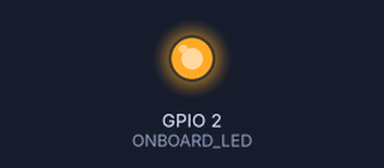
This program was run on a simulated ESP32. Parts: output pins drawn as LEDs (lit = HIGH). WiFi joins after 1.5 s; servers stay silent unless stated; not simulated (calls return 0 or success): secrets.h; what the program prints to the serial monitor is not drawn.

Above: at 1.8 s.
At 2.6 s:
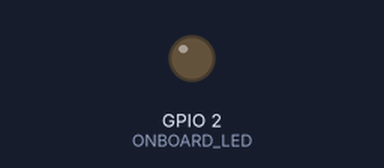
Timing chart, 0 to 4.1 s (numbered marks = the images above):
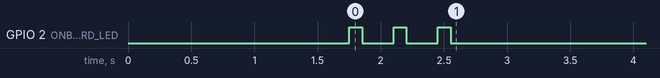

The program:

main.cpp
```cpp
#include <Arduino.h>
#include <Wire.h>
#include <Adafruit_PWMServoDriver.h> //For PSA9685 - add this to PlatformIO.ini: 'lib_deps = adafruit/Adafruit PWM Servo Driver Library@^2.4.0'
#include <WiFi.h>                    // ESP32 WiFi include
#include <WiFiUdp.h>

//=====WIFI SETTINGS
#include "secrets.h" // My WiFi configuration. You can also directly edit SSID and WIFIPSWD below and comment this out
//#define SSID "Your Wifi AP SSID"
//#define WIFIPSWD "Your Wifi AP Password"

#define USE_WIFI_AND_UDP_FOR_FLYPTMOVER true
#define ALLOW_SERIAL_INPUT false
#define STREAM_SERIAL_OUTPUT false

#define NUM_ACTUATORS 6

//Other Hardware settings
#define ONBOARD_LED 2

//=====UDP COMMS SETTINGS
#define UDP_PORT 9777
#define INPUT_SIZE 255
char packetBuffer[INPUT_SIZE];
unsigned int localPort = UDP_PORT;
WiFiUDP Udp; // Creation of wifi Udp instance

//=====SERVO BOARD SETTINGS
// called this way, it uses the default address 0x40
Adafruit_PWMServoDriver board1 = Adafruit_PWMServoDriver(0x40);
//Adafruit_PWMServoDriver board2 = Adafruit_PWMServoDriver(0x41); //this is for a second board if for some reason you have more than 16 servos

// Depending on your servo make, the pulse width min and max may vary, you
// want these to be as small/large as possible without hitting the hard stop
// for max range. You'll have to tweak them as necessary to match your servos.

// You can watch video V1 here to understand the servos: http://youtu.be/y8X9X10Tn1k
// #define SERVOMIN 125 // this is the 'minimum' pulse length count (out of 4096)
// #define SERVOMAX 575 // this is the 'maximum' pulse length count (out of 4096)

// For the Smraza 10 Pcs SG90 9G Micro Servo Motor (https://www.amazon.com/gp/product/B07L2SF3R4)
// the max is 575 and at 60Hz setting the min to 128 puts the servo arm about 180degrees CW
// the from 575 position - so this works for a 0 to 180 degree range of motion;
// using these to set a 0 angle (141) and 180 angle (590)

//NOTE: Using these servos in a "linear" actuator doesn't result in linear motion.
#define SERVOMIN 128 // this is the 'minimum' pulse length count (out of 4096)
#define SERVOMAX 575 // this is the 'maximum' pulse length count (out of 4096)

int servoNumber = 0;
String inString = "";
int inputMode = 0; //0 = angle (default); 1 = pulse (direct, bypasses SERVOMAX/MIN settings); 3=off;

//declare functions
void blink_short();
int angleToPulse(int ang);
void ConnectToWiFi();

void setup()
{
  pinMode(ONBOARD_LED, OUTPUT);
  Serial.begin(9600);

  if (USE_WIFI_AND_UDP_FOR_FLYPTMOVER)
  {
    ConnectToWiFi();
  }
  Serial.println("==============================\n==========Servo Test==========\n==============================");
  if (ALLOW_SERIAL_INPUT)
  {
    Serial.println("Enter 'a' for entering angles; Enter 'p' for entering pulse width directly; or 'o' to turn off serial input control.");
    Serial.println("**WARNING** - Pulse width entries go to servo ignoring SERVOMAX or SERVOMIN and can cause damage ot servo.");
    Serial.println("\n====ENTER SERVO ANGLE TO MOVE SERVOS====\n");
  }
  board1.begin();
  // board2.begin(); //this is for adding mulitple boards if we arecontorlling more than 16 servos.
  board1.setPWMFreq(60); // Analog servos run at ~60 Hz updates
  //board2.setPWMFreq(60);
  //yield();
}

void loop()
{
  if (USE_WIFI_AND_UDP_FOR_FLYPTMOVER)
  {
    int packetSize = Udp.parsePacket();
    if (packetSize)
    {
      int len = Udp.read(packetBuffer, 255);
      if (len > 0)
        packetBuffer[len - 1] = 0;
      if (STREAM_SERIAL_OUTPUT)
      {
        Serial.print("Recieved (IP/Data): ");
        Serial.print(Udp.remoteIP()); //Serial.print(" / ");
        //Serial.print(packetSize);Serial.print(" / ");
        Serial.println(packetBuffer);
      }

      //FLYPTMOVER UDP OUTPUT SHOULD BE SET UP TO SEND THE FOLLOWING:
      //STRING OF 6 AXIS POSITIONS USING DECIMAL FORMAT ON A 12 BIT SCALE (0 TO 4095)
      //EACH AXIS IS SEPARATED BY A ';' (e.g., "2295;1367;3548;2512;1971;745;")

      //Parse the UDP input string and send update positions to the number of actuators connected.
      int count = 0;
      // Read each command pair
      char *axis = strtok(packetBuffer, ";");
      while (axis != 0)
      {
        int actpos = atoi(axis);
        float scaledpos = 180 - ((actpos * 1.0f) / 4096.0f) * 180.;
        if (STREAM_SERIAL_OUTPUT)
        {
          Serial.print(count);
          Serial.print(": ");
          Serial.print(actpos);
          Serial.print(" scaled: ");
          Serial.println(scaledpos);
        }
        if (count < NUM_ACTUATORS)
        {
          board1.setPWM(count, 0, angleToPulse(scaledpos));
          if (STREAM_SERIAL_OUTPUT)
          {
            Serial.print("Servo ");
            Serial.print(count);
            Serial.print(" updated.");
          }
        }
        // Find the next command in input string
        axis = strtok(0, ";");
        count++;
      }
    }
  }
  if (ALLOW_SERIAL_INPUT)
  {
    while (Serial.available() > 0)
    {
      inString = Serial.readString();
      if (STREAM_SERIAL_OUTPUT)
      {
        Serial.print("Value:");
        Serial.println(inString.toInt());
        Serial.print("String:");
        Serial.println(inString);
      }
      if (inString == "a")
      {
        Serial.println("Angle Mode");
        inputMode = 0;
      }
      else if (inString == "p")
      {
        Serial.println("Pulse Mode; ***WARNING - NO SERVOMIN/SERVOMAX PROTECTION PROVIDED.");
        inputMode = 1;
      }
      else if (inString == "o")
      {
        Serial.println("Actuator input mode off.");
        inputMode = 1;
      }
      else
      {
        if (inputMode == 0) //Angle Input
        {
          int state = inString.toInt();

          if ((state < 0) || (state > 180))
          {
            Serial.print(">");
            Serial.println(state);
            Serial.println("Angle outside allowed range.");
          }

          if (state >= 0 && state <= 180)
          {
            Serial.print(">");
            Serial.println(state);
            Serial.print("turning servo to ");
            Serial.print(state);
            Serial.println(" degrees");
            for (int i = 0; i < NUM_ACTUATORS; i++)
            {
              board1.setPWM(i, 0, angleToPulse(state));
            }
          }
        }
        else if (inputMode == 1) //Pulse Input
        {
          int state = inString.toInt();

          Serial.print(">");
          Serial.println(state);
          Serial.print("sending servo ");
          Serial.print(state);
          Serial.println(" as pulse width.");
          for (int i = 0; i < NUM_ACTUATORS; i++)
          {
            board1.setPWM(i, 0, state);
          }
        }
      }
      // clear the string for new input:
      inString = "";
    }
  }
}

/*
 * angleToPulse(int ang)
 * gets angle in degree and returns the pulse width
 * also prints the value on seial monitor
 * written by Ahmad Nejrabi for Robojax, Robojax.com
 */
int angleToPulse(int ang)
{
  int pulse = map(ang, 0, 180, SERVOMIN, SERVOMAX); // map angle of 0 to 180 to Servo min and Servo max
  if (STREAM_SERIAL_OUTPUT)
  {
    Serial.print("Angle: ");
    Serial.print(ang);
    Serial.print(" pulse: ");
    Serial.println(pulse);
  }
  return pulse;
}

void blink_short()
{
  delay(250);
  digitalWrite(ONBOARD_LED, HIGH);
  delay(100);
  digitalWrite(ONBOARD_LED, LOW);
}

void ConnectToWiFi()
{

  WiFi.mode(WIFI_STA);
  WiFi.begin(SSID, WIFIPSWD);

  Serial.print("Connecting to ");
  Serial.println(SSID);
  uint8_t i = 0;
  while (WiFi.status() != WL_CONNECTED)
  {
    Serial.print('.');
    delay(500);

    if ((++i % 16) == 0)
    {
      Serial.println(F(" still trying to connect"));
    }
  }

  Serial.print(F("Connected. My IP address is: "));
  Serial.println(WiFi.localIP());
  blink_short();
  blink_short();
  blink_short();
  Udp.begin(localPort);
}
```
